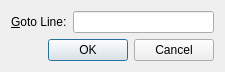
<?xml version="1.0" encoding="UTF-8"?>
<ui version="4.0">
 <class>GotoLineDialog</class>
 <widget class="QDialog" name="GotoLineDialog">
  <property name="geometry">
   <rect>
    <x>0</x>
    <y>0</y>
    <width>225</width>
    <height>71</height>
   </rect>
  </property>
  <property name="windowTitle">
   <string>Dialog</string>
  </property>
  <layout class="QVBoxLayout" name="verticalLayout">
   <item>
    <layout class="QHBoxLayout" name="horizontalLayout">
     <item>
      <widget class="QLabel" name="gotoLabel">
       <property name="text">
        <string>&amp;Goto Line:</string>
       </property>
       <property name="buddy">
        <cstring>gotoLineEdit</cstring>
       </property>
      </widget>
     </item>
     <item>
      <widget class="QLineEdit" name="gotoLineEdit"/>
     </item>
    </layout>
   </item>
   <item>
    <layout class="QHBoxLayout" name="horizontalLayout_2">
     <item>
      <spacer name="horizontalSpacer">
       <property name="orientation">
        <enum>Qt::Horizontal</enum>
       </property>
       <property name="sizeHint" stdset="0">
        <size>
         <width>40</width>
         <height>20</height>
        </size>
       </property>
      </spacer>
     </item>
     <item>
      <widget class="QDialogButtonBox" name="buttonBox">
       <property name="standardButtons">
        <set>QDialogButtonBox::Cancel|QDialogButtonBox::Ok</set>
       </property>
      </widget>
     </item>
    </layout>
   </item>
  </layout>
 </widget>
 <tabstops>
  <tabstop>gotoLineEdit</tabstop>
 </tabstops>
 <resources/>
 <connections/>
</ui>
